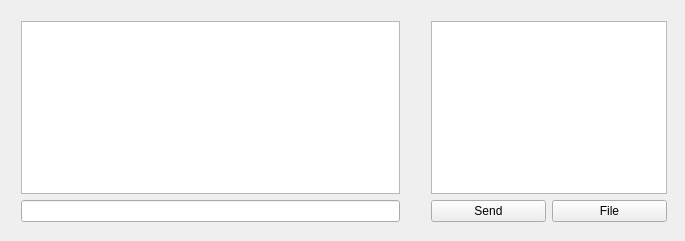
<?xml version="1.0" encoding="UTF-8"?>
<ui version="4.0">
 <class>MainWindow</class>
 <widget class="QMainWindow" name="MainWindow">
  <property name="geometry">
   <rect>
    <x>0</x>
    <y>0</y>
    <width>685</width>
    <height>241</height>
   </rect>
  </property>
  <property name="windowTitle">
   <string>MainWindow</string>
  </property>
  <widget class="QWidget" name="centralWidget">
   <widget class="QWidget" name="layoutWidget">
    <property name="geometry">
     <rect>
      <x>10</x>
      <y>10</y>
      <width>401</width>
      <height>223</height>
     </rect>
    </property>
    <layout class="QGridLayout" name="gridLayout">
     <item row="0" column="0" colspan="2">
      <widget class="QTextEdit" name="textEdit"/>
     </item>
     <item row="1" column="0" colspan="2">
      <widget class="QLineEdit" name="lineEdit_msg"/>
     </item>
    </layout>
   </widget>
   <widget class="QWidget" name="">
    <property name="geometry">
     <rect>
      <x>420</x>
      <y>10</y>
      <width>258</width>
      <height>223</height>
     </rect>
    </property>
    <layout class="QGridLayout" name="gridLayout_2">
     <item row="1" column="0">
      <widget class="QPushButton" name="pushButton_msgSend">
       <property name="text">
        <string>Send</string>
       </property>
      </widget>
     </item>
     <item row="1" column="1">
      <widget class="QPushButton" name="pushButton_fileSend">
       <property name="text">
        <string>File</string>
       </property>
      </widget>
     </item>
     <item row="0" column="0" colspan="2">
      <widget class="QListWidget" name="listWidget"/>
     </item>
    </layout>
   </widget>
  </widget>
  <action name="actionLogout">
   <property name="text">
    <string>Logout</string>
   </property>
  </action>
  <action name="actionExit">
   <property name="text">
    <string>Exit</string>
   </property>
  </action>
 </widget>
 <layoutdefault spacing="6" margin="11"/>
 <resources/>
 <connections/>
</ui>
